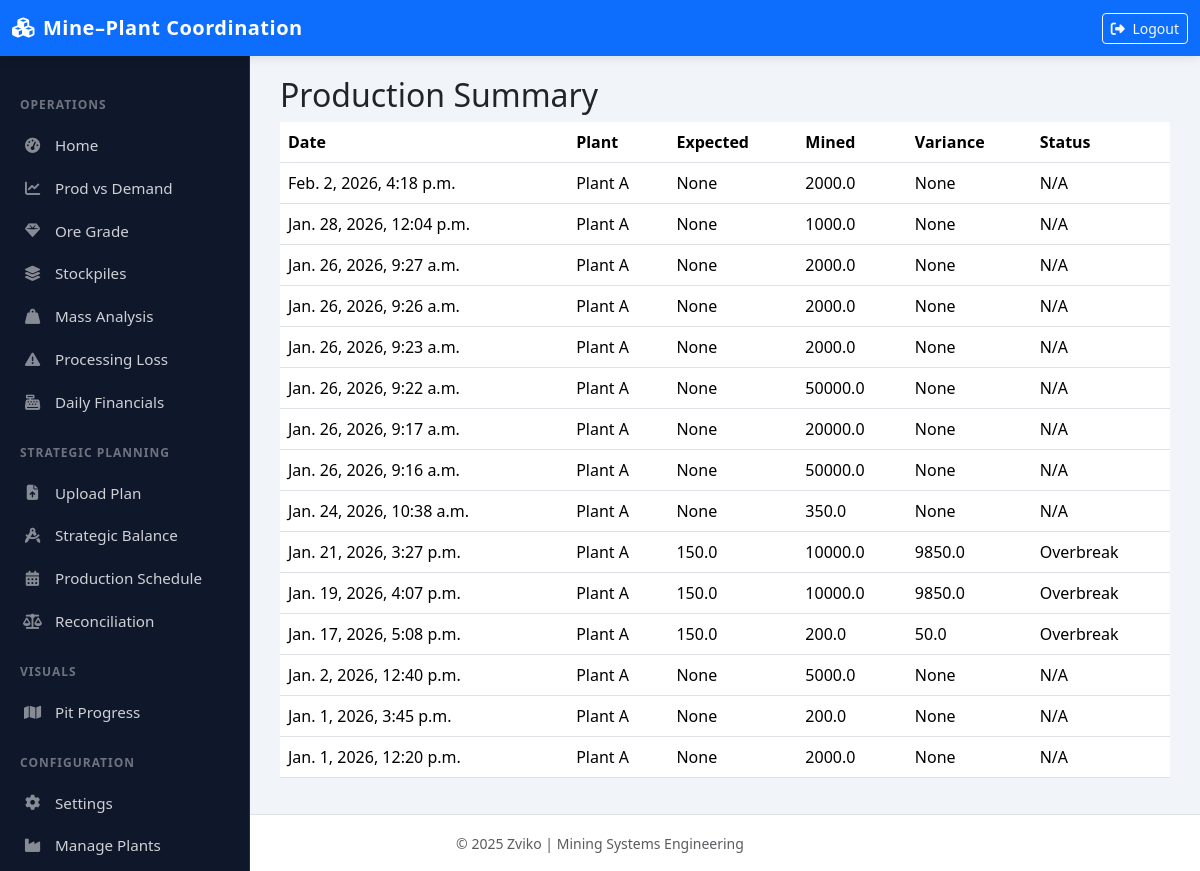
Page /production_summary/ on the committed database.
### dashboard/models.py (models this page shows, shortened)
class ProductionRecord(models.Model):
    mine_phase = models.ForeignKey('MinePhase', on_delete=models.CASCADE, related_name='production_records')
    plant = models.ForeignKey('Plant', on_delete=models.CASCADE, related_name='productions', null=True, blank=True)
    timestamp = models.DateTimeField()
    tonnage = models.FloatField()
    expected_tonnage = models.FloatField(null=True, blank=True, help_text="Planned tonnage for this batch")
    material_type = models.CharField(
        max_length=20,
        choices=[('ore', 'Ore'), ('waste', 'Waste')],
        default='ore'
    )
    variance = models.FloatField(null=True, blank=True)
    status = models.CharField(max_length=20, blank=True)
    source = models.CharField(max_length=100, blank=True)
    grade = models.FloatField(null=True, blank=True, help_text="Grade in g/t")
    recovery = models.FloatField(null=True, blank=True, help_text="Recovery fraction (0.9 = 90%)")
    gold_price = models.FloatField(null=True, blank=True, help_text="Gold price per kg (USD)")
    class Meta:
        ordering = ['-timestamp']

class Plant(models.Model):
    name = models.CharField(max_length=100, unique=True)
    location = models.CharField(max_length=200, blank=True)
    capacity_tph = models.FloatField(
        null=True, blank=True,
        help_text="Plant throughput capacity (tons per hour)"
    )
    default_grade = models.FloatField(null=True, blank=True, help_text="Default feed grade in g/t")
    default_recovery = models.FloatField(null=True, blank=True, help_text="Default gold recovery fraction (e.g. 0.92 = 92%)")
    default_gold_price = models.FloatField(null=True, blank=True, help_text="Default gold price per kg (USD)")
    class Meta:
        verbose_name = "Processing Plant"
        verbose_name_plural = "Processing Plants"
        ordering = ['name']
    def __str__(self):
        return self.name

### dashboard/views.py (the view)
# urls.py: path('production_summary/', views.production_summary, name='production_summary'),
def production_summary(request):
    records = ProductionRecord.objects.order_by('-timestamp')[:20]
    return render(request, 'dashboard/production_summary.html', {'records': records})

### dashboard/templates/dashboard/production_summary.html
{% extends "dashboard/base.html" %}
{% block content %}
<h2>Production Summary</h2>
<table class="table">
    <thead>
        <tr>
            <th>Date</th>
            <th>Plant</th>
            <th>Expected</th>
            <th>Mined</th>
            <th>Variance</th>
            <th>Status</th>
        </tr>
    </thead>
    <tbody>
        {% for record in records %}
        <tr>
            <td>{{ record.timestamp }}</td>
            <td>{{ record.plant }}</td>
            <td>{{ record.expected_tonnage }}</td>
            <td>{{ record.tonnage }}</td>
            <td>{{ record.variance }}</td>
            <td>{{ record.status }}</td>
        </tr>
        {% endfor %}
    </tbody>
</table>
{% endblock %}

### dashboard/templates/dashboard/base.html (style rules this page uses)
:root { --navbar-height: 56px; --sidebar-width: 250px; --primary-color: #0d6efd; --sidebar-bg: #0f172a; }
body { min-height: 100vh; display: flex; flex-direction: column; background-color: #f1f5f9; font-family: 'Segoe UI', Tahoma, Geneva, Verdana, sans-serif; }

### rows in the picture
ProductionRecord: timestamp "Feb. 2, 2026, 4:18 p.m.", plant "Plant A", expected_tonnage "None", tonnage "2000.0", variance "None", status "N/A"
ProductionRecord: timestamp "Jan. 28, 2026, 12:04 p.m.", plant "Plant A", expected_tonnage "None", tonnage "1000.0", variance "None", status "N/A"
ProductionRecord: timestamp "Jan. 26, 2026, 9:27 a.m.", plant "Plant A", expected_tonnage "None", tonnage "2000.0", variance "None", status "N/A"
ProductionRecord: timestamp "Jan. 26, 2026, 9:26 a.m.", plant "Plant A", expected_tonnage "None", tonnage "2000.0", variance "None", status "N/A"
ProductionRecord: timestamp "Jan. 26, 2026, 9:23 a.m.", plant "Plant A", expected_tonnage "None", tonnage "2000.0", variance "None", status "N/A"
ProductionRecord: timestamp "Jan. 26, 2026, 9:22 a.m.", plant "Plant A", expected_tonnage "None", tonnage "50000.0", variance "None", status "N/A"
ProductionRecord: timestamp "Jan. 26, 2026, 9:17 a.m.", plant "Plant A", expected_tonnage "None", tonnage "20000.0", variance "None", status "N/A"
ProductionRecord: timestamp "Jan. 26, 2026, 9:16 a.m.", plant "Plant A", expected_tonnage "None", tonnage "50000.0", variance "None", status "N/A"
ProductionRecord: timestamp "Jan. 24, 2026, 10:38 a.m.", plant "Plant A", expected_tonnage "None", tonnage "350.0", variance "None", status "N/A"
ProductionRecord: timestamp "Jan. 21, 2026, 3:27 p.m.", plant "Plant A", expected_tonnage "150.0", tonnage "10000.0", variance "9850.0", status "Overbreak"
ProductionRecord: timestamp "Jan. 19, 2026, 4:07 p.m.", plant "Plant A", expected_tonnage "150.0", tonnage "10000.0", variance "9850.0", status "Overbreak"
ProductionRecord: timestamp "Jan. 17, 2026, 5:08 p.m.", plant "Plant A", expected_tonnage "150.0", tonnage "200.0", variance "50.0", status "Overbreak"
ProductionRecord: timestamp "Jan. 2, 2026, 12:40 p.m.", plant "Plant A", expected_tonnage "None", tonnage "5000.0", variance "None", status "N/A"
ProductionRecord: timestamp "Jan. 1, 2026, 3:45 p.m.", plant "Plant A", expected_tonnage "None", tonnage "200.0", variance "None", status "N/A"
ProductionRecord: timestamp "Jan. 1, 2026, 12:20 p.m.", plant "Plant A", expected_tonnage "None", tonnage "2000.0", variance "None", status "N/A"
